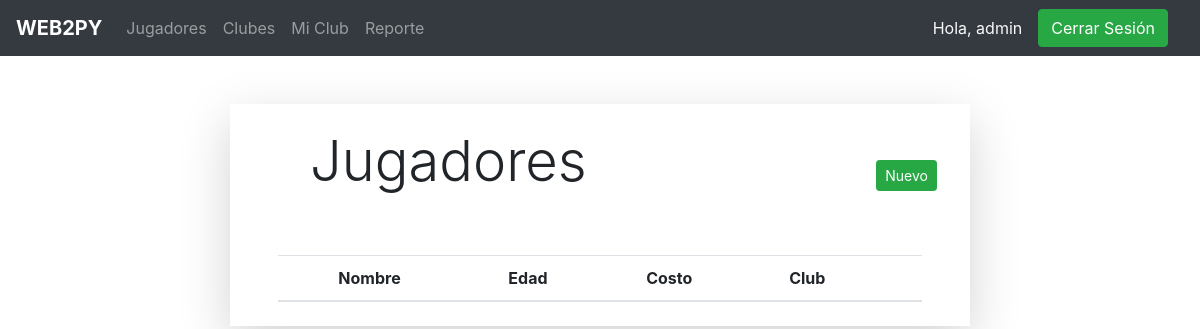
The page /jugadores (signed in) on the database as committed earlier.
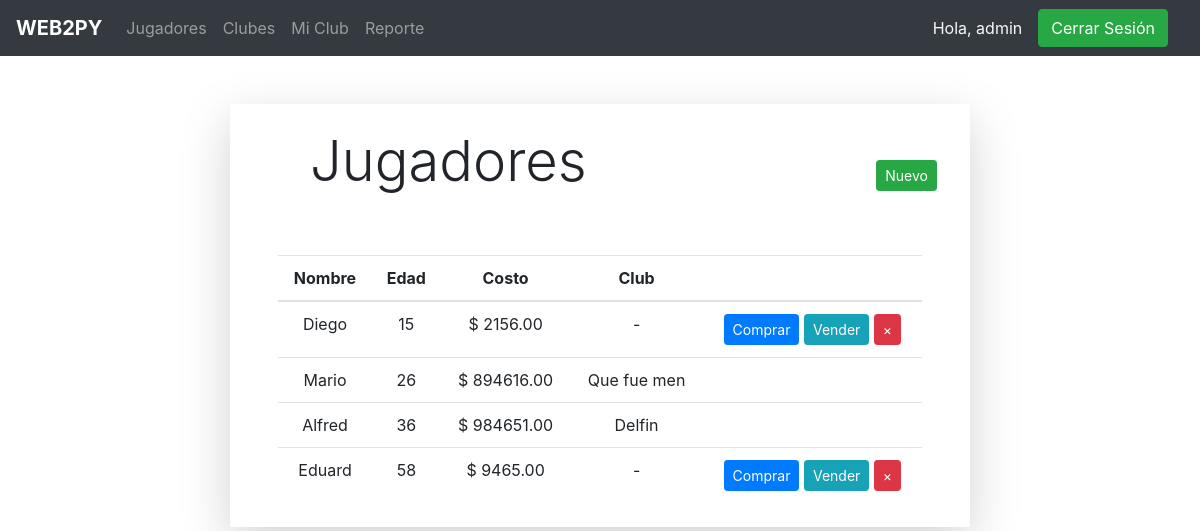
The same page on the database as committed later.
### app/models.py (models this page shows, shortened)
class Jugador(models.Model):
    id = models.AutoField(primary_key=True)
    nombre = models.CharField(max_length=50)
    edad = models.IntegerField()
    costo = models.DecimalField(decimal_places = 2, max_digits = 15)
    club = models.ForeignKey(Club, null=True, blank=True, on_delete=models.SET_NULL, related_name='club')

class Club(models.Model):
    id = models.AutoField(primary_key=True)
    nombre = models.CharField(max_length=50, unique=True)
    email = models.EmailField(max_length=50, unique=True, default='')
    pais = models.CharField(max_length=30, default='')
    telefono = models.CharField(max_length=25, null=True, blank=True, default='')
    usuario = models.ForeignKey(User, null=True, blank=True, on_delete=models.SET_NULL, related_name='usuario')
    def __str__(self):
        return self.nombre

### app/views.py (the view)
# urls.py: path('jugadores', jugadores, name='jugadores'),
@login_required
def jugadores(request):
    jugadores = Jugador.objects.all()
    try:
        club = Club.objects.get(usuario=request.user)
    except Club.DoesNotExist:
        club = None
    return render(request, 'jugador/jugadores.html', { 'jugadores': jugadores, 'club': club })

### templates/jugador/jugadores.html (shortened to what this page needs)
{% extends 'base.html' %}
{% block content %}
<div class="container">
    <div class="shadow-lg col-xl-8 mx-auto m-5 px-5 py-2">
        <div class="row ml-3 mb-3 justify-content-between">
            <h2 class="m-3 display-4">Jugadores</h2>
            {% if request.user.is_superuser %}
                <a class="btn btn-sm btn-success my-5" href="{% url 'nuevo_jugador' %}">Nuevo</a>
            {% endif %}
        </div>
        <table class="table table-hover">
            <thead>
                <tr class="text-center">
                    <th scope="col">Nombre</th>
                    <th scope="col">Edad</th>
                    <th scope="col">Costo</th>
                    <th scope="col">Club</th>
                    {% if request.user.is_superuser %}
                        <th scope="col"></th>
                    {% endif %}
                </tr>
            </thead>
            <tbody>
                {% for jugador in jugadores %}
                    <tr class="text-center">
                        <td>
                            {% if jugador.club and jugador.club == club %}
                                <a href="{% url 'editar_jugador' jugador.id %}">{{ jugador.nombre }}</a>
                            {% else %}
                                {{ jugador.nombre }}
                            {% endif %}
                        </td>
                        <td>{{ jugador.edad }}</td>
                        <td>$ {{ jugador.costo }}</td>
                        <td>{% if jugador.club %}{{ jugador.club }}{% else %}-{% endif %}</td>
                        {% if request.user.is_superuser %}
                            <td>
                                {% if not jugador.club %}
                                    <a href="{% url 'comprar_jugador' jugador.id %}" class="btn btn-sm btn-primary">Comprar</a>
                                {% endif %}
                                {% if jugador.club == club %}
                                    <a href="{% url 'vender_jugador' jugador.id %}" class="btn btn-sm btn-info">Vender</a>
                                    <a href="{% url 'eliminar_jugador' jugador.id %}" class="btn btn-sm btn-danger" class="close" aria-label="Close" type="button"><span aria-hidden="true">&times;</span></button>
                                {% endif %}
                            </td>
                        {% endif %}
                    </tr>
                {% endfor %}
            </tbody>
        </table>
    </div>
</div>
{% endblock %}

Rows that differ between the two databases and show on the page:
added Jugador: nombre "Diego", edad "15", costo "2156.00", shows "Comprar", shows "Vender"
added Jugador: nombre "Mario", edad "26", costo "894616.00", club "Que fue men"
added Jugador: nombre "Alfred", edad "36", costo "984651.00", club "Delfin"
added Jugador: nombre "Eduard", edad "58", costo "9465.00", shows "Comprar", shows "Vender"
